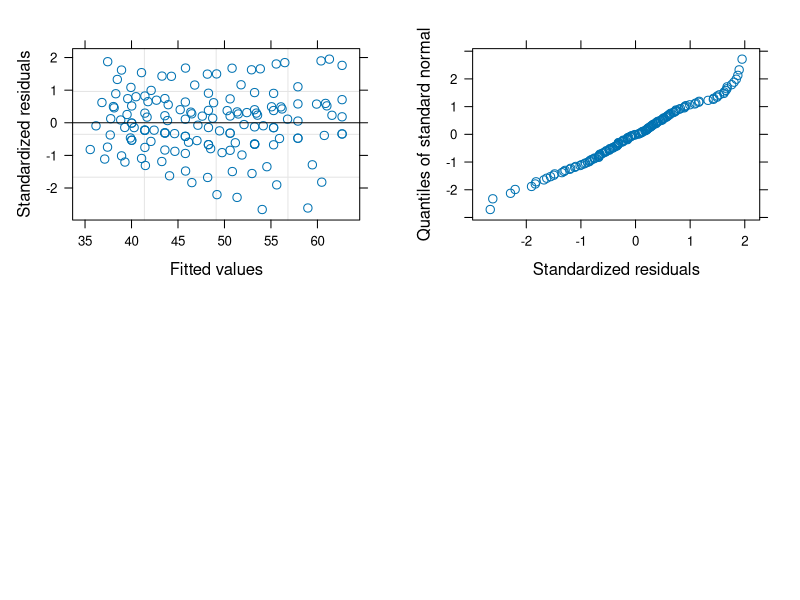
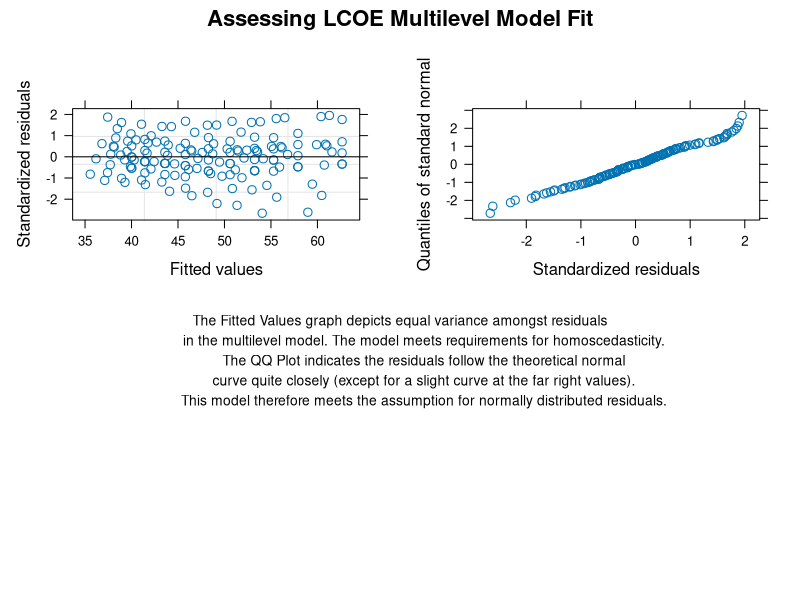

Write the R code that produced these figures, in order. (Note: this script raises an error after producing the figures.)
## ---- chunk 1
#Load packages
library(tidyverse)
library(here)
library(dplyr)
library(readxl)
library(openxlsx)
library(cowplot)

#Load in data
Solar_ATB <- read.csv("Processed_Data/Solar_ATB_Long.csv")

view(Solar_ATB)
Solar_ATB <- Solar_ATB %>%
  select(-"X")

view(Solar_ATB)

## ---- chunk 2
library(lme4)
library(nlme)


Solar_ATB

multi_model1 <- lme(LCOE ~ Annual_Generation_MWh + Technology,
                   random = ~1 | Class, data = Solar_ATB)

summary(multi_model1)



residuals <- plot(multi_model1)

normality <- qqnorm(multi_model1)

assumptions <- plot_grid(
  residuals,
                         normality,
                         ncols = 2,
                         rel_heights = c(2, 2))

draw_label("",
                                               size = 10, color = "black")
print(assumptions)

assumptions <- ggdraw(plot = assumptions) +
  labs(title = "Assessing LCOE Multilevel Model Fit",
       caption =
       "The Fitted Values graph depicts equal variance
       amongst residuals in the multilevel model.
       The model meets requirements for homoscedasticity.
       The QQ Plot indicates the residuals follow the
       theoretical normal curve quite closely (except for
       a slight curve at the far right values). This model
       therefore meets the assumption for normally
       distributed residuals."
)

assumptions <- ggdraw() +
  draw_text("Assessing LCOE Multilevel Model Fit", 
            size = 16, fontface = "bold", x = 0.5, y = 0.97, hjust = 0.5) +
  draw_plot(assumptions, y = 0.1, height = 0.8) +
  draw_text("The Fitted Values graph depicts equal variance amongst residuals
            in the multilevel model. The model meets requirements for homoscedasticity.
            The QQ Plot indicates the residuals follow the theoretical normal
            curve quite closely (except for a slight curve at the far right values).
            This model therefore meets the assumption for normally distributed residuals.", 
            size = 10, x = 0.5, y = 0.4, hjust = 0.5)

assumptions

save_plot("assumptions.png", assumptions, base_height = 7, base_width = 8)

AIC(multi_model1)
## ---- chunk 3
# Graph multilevel model
library(broom.helpers)
tbl_regression(multi_model1)

multi_results <- tidy(multi_model1,
                         exponentiate = TRUE,
                         conf.int = TRUE)
## ---- chunk 4
gen1.lm <- lm(LCOE ~
                Class + Technology +
                Annual_Generation_MWh,
             data = Solar_ATB)
## ---- chunk 5
plot(gen1.lm)

## ---- chunk 6

Solar_ATB_log <- Solar_ATB %>% 
  mutate(Annual_Energy_Production_log =
           log10(Annual_Energy_Production))

gen2.lm <- lm(LCOE ~
                Class + Technology +
                Annual_Energy_Production_log,
             data = Solar_ATB_log)

gen3.lm <- lm(LCOE ~
                Annual_Energy_Production + CAPEX,
             data = Solar_ATB)

gen4.lm <- lm(LCOE ~
                Annual_Energy_Production_log + Construct_Finance_Costs,
             data = Solar_ATB_log)


## ---- chunk 7

plot(gen2.lm)
plot(gen3.lm)
plot(gen4.lm)

## ---- chunk 8
net1.lm <- lm(LCOE ~
                Net_Cap_Factor + Technology,
             data = Solar_ATB_log)

Solar_ATB_log <- Solar_ATB %>% 
  mutate(Net_Cap_Factor_log =
           log10(Net_Cap_Factor))

net2.lm <- lm(LCOE ~
                Net_Cap_Factor_log + Technology,
             data = Solar_ATB_log)

class.lm <- lm(LCOE ~
                Class + Technology,
             data = Solar_ATB_log)

plot(net1.lm)
plot(net2.lm)
plot(class.lm)

## ---- chunk 9



summary(multi_model1)

multi_model2 <- lme(LCOE ~ Net_Cap_Factor +
                      Annual_Energy_Production + Technology,
                   random = ~1 | Class, data = Solar_ATB)

summary(multi_model2)
